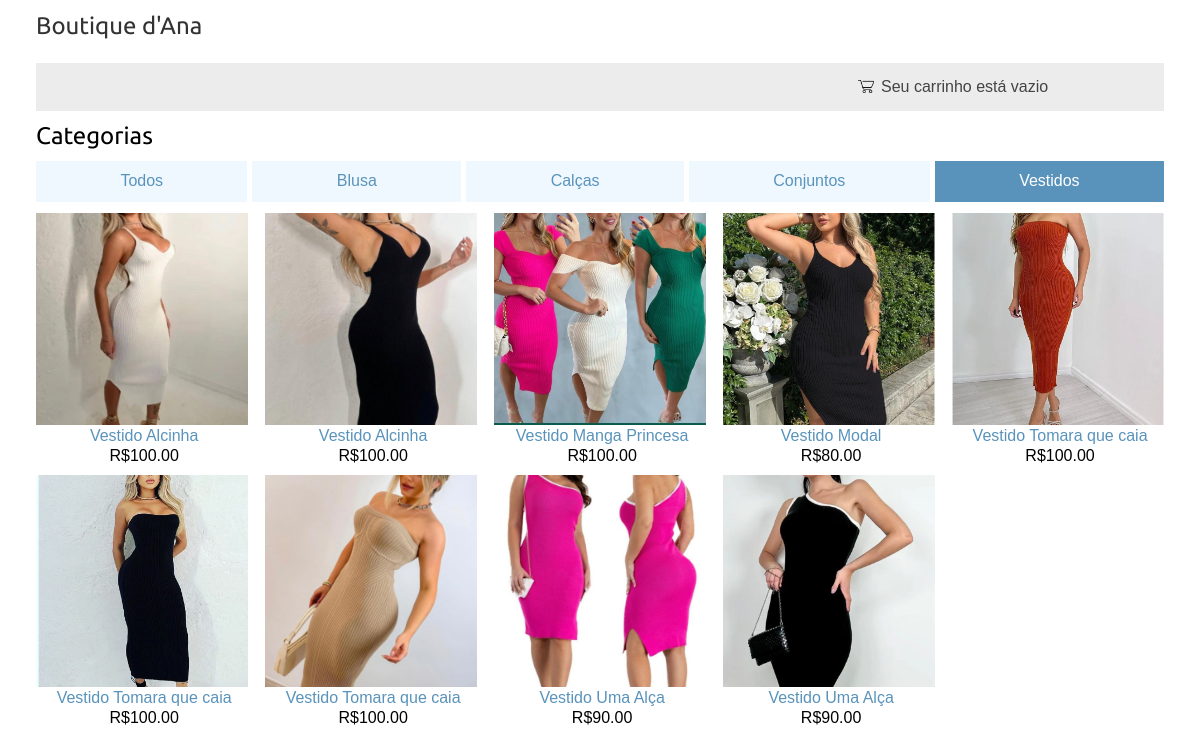
Page /vestidos/ on the committed database.
### shop/models.py (models this page shows, shortened)
class Category(models.Model):
    name = models.CharField(max_length=200)
    slug = models.SlugField(max_length=200,
                            unique=True)
    class Meta:
        ordering = ['name']
        indexes = [
            models.Index(fields=['name']),
        ]
        verbose_name = 'category'
        verbose_name_plural = 'categories'
    def get_absolute_url(self):
        return reverse('shop:product_list_by_category',
                       args=[self.slug])

class Product(models.Model):
    category = models.ForeignKey(Category,
                                 related_name='products',
                                 on_delete=models.CASCADE)
    name = models.CharField(max_length=200)
    slug = models.SlugField(max_length=200)
    image = models.ImageField(upload_to='products/%Y/%m/%d',
                              blank=True)
    description = models.TextField(blank=True)
    price = models.DecimalField(max_digits=10,
                                decimal_places=2)
    available = models.BooleanField(default=True)
    created = models.DateTimeField(auto_now_add=True)
    updated = models.DateTimeField(auto_now=True)
    stock = models.IntegerField()
    class Meta:
        ordering = ['name']
        indexes = [
            models.Index(fields=['id', 'slug']),
            models.Index(fields=['name']),
            models.Index(fields=['-created']),
        ]
    def get_absolute_url(self):
        return reverse('shop:product_detail',
                       args=[self.id, self.slug])

### shop/views.py (the view)
# urls.py: path('', views.product_list, name='product_list'),
def product_list(request, category_slug=None):
    category = None
    categories = Category.objects.all()
    products = Product.objects.filter(available=True)
    if category_slug:
        category = get_object_or_404(Category, slug=category_slug)
        products = products.filter(category=category)
    return render(request,
                  'shop/product/list.html',
                  {'category': category,
                   'categories': categories,
                   'products': products})

### cart/cart.py (called while the page is built)
    def __len__(self):
        return sum(item['quantity'] for item in self.cart.values())

### cart/context_processors.py (called while the page is built)
def cart(request):
    return {'cart': Cart(request)}

### shop/templates/shop/product/list.html (shortened to what this page needs)
{% extends "shop/base.html" %}
{% load static %}
{% block content %}
  <div id="container">
    <div id="sidebar">
      <h2>Categorias</h2>
      <ul>
        <li {% if not category %}class="selected"{% endif %}>
          <a href="{% url 'shop:product_list' %}">Todos</a>
        </li>
        {% for c in categories %}
          <li {% if category.slug == c.slug %}class="selected"{% endif %}>
            <a href="{{ c.get_absolute_url }}">{{ c.name }}</a>
          </li>
        {% endfor %}
      </ul>
    </div>
    <div id="main">
      <div class="product-list">
        {% for product in products %}
          <div class="item">
            <div class="item-image">
              <a href="{{ product.get_absolute_url }}">
                <img src="{% if product.image %}{{ product.image.url }}{% else %}{% static 'img/no_image.png' %}{% endif %}">
              </a>
            </div>
            <a href="{{ product.get_absolute_url }}" class="product-name">{{ product.name }}</a>
            <p class="item-price">R${{ product.price }}</p>
          </div>
        {% endfor %}
      </div>
    </div>
  </div>
{% endblock %}

### shop/static/css/base.css (style rules this page uses)
body { margin:0; padding: 3%; padding-top:1% ; overflow: visible; font-family:helvetica, sans-serif; }
h1, h2, h3, h4, h5 , h6 { font-family: 'Ubuntu', sans-serif; font-weight:normal; }
a { text-decoration:none; color:#5993bb; }
#sidebar { width: 100%; padding-bottom: 1%; padding-top: 1%; float: none; background-color: #ffffff; }
#sidebar h2 { padding-bottom: 1%; margin: 0; }
#sidebar ul { margin: 0; padding: 0; display: flex; justify-content: space-around; }
#sidebar ul li { margin: 0; list-style: none; padding: 1%; flex-grow: 1; text-align: center; }
#sidebar ul li a { display: block; }
#sidebar ul li.selected { background: #5993bb; border-radius: 0px; }
#sidebar ul li.selected a { color: #fff; }
#sidebar ul li:not(.selected) { background-color: aliceblue; }
#sidebar ul li:not(:last-child) { margin-right: 5px; }
#main { height: auto; max-height: none; overflow: visible; }
.product-list { display: grid; grid-template-columns: repeat(auto-fill, minmax(200px, 1fr)); gap: 1.5%; }
.item { width: 100%; height: auto; }
.item-image { width: 100%; height: 0; padding-bottom: 100%; position: relative; }
.item-image img { position: absolute; top: 0; left: 0; width: 100%; height: 100%; object-fit: cover; }
.product-name, .item-price { display: block; width: 100%; text-align: center; margin: 1%; }
.item a { font-size: 100%; }

### rows in the picture
Category: name "Blusa"
Category: name "Calças"
Category: name "Conjuntos"
Category: name "Vestidos"
Product: image (picture), name "Vestido Alcinha", price "100.00"
Product: image (picture), name "Vestido Alcinha", price "100.00"
Product: image (picture), name "Vestido Manga Princesa", price "100.00"
Product: image (picture), name "Vestido Modal", price "80.00"
Product: image (picture), name "Vestido Tomara que caia", price "100.00"
Product: image (picture), name "Vestido Tomara que caia", price "100.00"
Product: image (picture), name "Vestido Tomara que caia", price "100.00"
Product: image (picture), name "Vestido Uma Alça", price "90.00"
Product: image (picture), name "Vestido Uma Alça", price "90.00"
